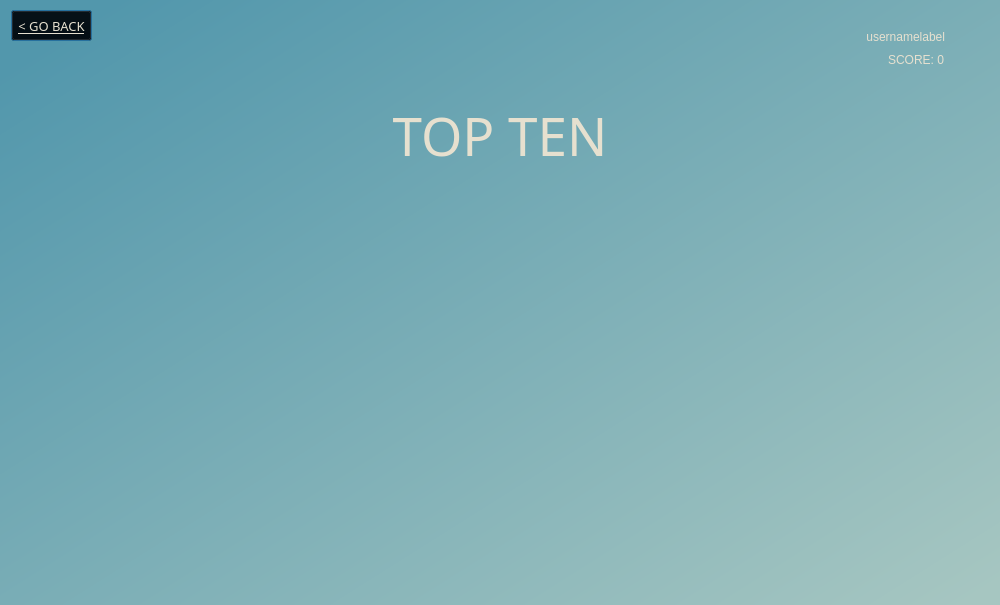
<?xml version="1.0" encoding="UTF-8"?>
<ui version="4.0">
 <class>Dialog</class>
 <widget class="QDialog" name="Dialog">
  <property name="geometry">
   <rect>
    <x>0</x>
    <y>0</y>
    <width>1000</width>
    <height>605</height>
   </rect>
  </property>
  <property name="windowTitle">
   <string>Dialog</string>
  </property>
  <widget class="QWidget" name="bgwidget" native="true">
   <property name="geometry">
    <rect>
     <x>0</x>
     <y>0</y>
     <width>1000</width>
     <height>611</height>
    </rect>
   </property>
   <property name="font">
    <font>
     <underline>false</underline>
    </font>
   </property>
   <property name="styleSheet">
    <string notr="true">QWidget#bgwidget{
background-color: qlineargradient(spread:pad, x1:0.0511364, y1:0.068, x2:0.813, y2:0.823864, stop:0 rgba(209, 107, 165, 255), stop:1 rgba(255, 255, 255, 255));
	background-color: qlineargradient(spread:pad, x1:0.142, y1:0.130818, x2:0.9375, y2:0.932, stop:0 rgba(10, 9, 16, 255), stop:1 rgba(73, 0, 126, 255));
	background-color: qlineargradient(spread:pad, x1:0.0454545, y1:0.125, x2:0.954545, y2:0.915, stop:0 rgba(186, 166, 165, 255), stop:1 rgba(222, 191, 181, 255));
	background-color: qlineargradient(spread:pad, x1:0.057, y1:0.0625, x2:0.988636, y2:0.96, stop:0 rgba(82, 151, 172, 255), stop:1 rgba(166, 198, 193, 255));
}
</string>
   </property>
   <widget class="QLabel" name="toptenlabel">
    <property name="geometry">
     <rect>
      <x>350</x>
      <y>100</y>
      <width>300</width>
      <height>71</height>
     </rect>
    </property>
    <property name="font">
     <font>
      <family>Century Gothic</family>
      <pointsize>40</pointsize>
      <weight>50</weight>
      <italic>false</italic>
      <bold>false</bold>
     </font>
    </property>
    <property name="styleSheet">
     <string notr="true">color: rgb(230, 224, 207);
font: 40pt &quot;Century Gothic&quot;;
</string>
    </property>
    <property name="text">
     <string>TOP TEN</string>
    </property>
    <property name="alignment">
     <set>Qt::AlignCenter</set>
    </property>
   </widget>
   <widget class="QLabel" name="usernamelabel">
    <property name="geometry">
     <rect>
      <x>745</x>
      <y>25</y>
      <width>200</width>
      <height>23</height>
     </rect>
    </property>
    <property name="styleSheet">
     <string notr="true">color: rgb(117, 104, 104);
font: 14pt &quot;MS Shell Dlg 2&quot;;
font: 14pt &quot;Century Gothic&quot;;
color: rgb(230, 224, 207);
</string>
    </property>
    <property name="text">
     <string>usernamelabel</string>
    </property>
    <property name="alignment">
     <set>Qt::AlignRight|Qt::AlignTrailing|Qt::AlignVCenter</set>
    </property>
   </widget>
   <widget class="QLabel" name="scorelabel">
    <property name="geometry">
     <rect>
      <x>744</x>
      <y>50</y>
      <width>200</width>
      <height>20</height>
     </rect>
    </property>
    <property name="styleSheet">
     <string notr="true">color: rgb(117, 104, 104);
font: 14pt &quot;MS Shell Dlg 2&quot;;
font: 13pt &quot;Century Gothic&quot;;
color: rgb(230, 224, 207);
</string>
    </property>
    <property name="text">
     <string>SCORE: 0</string>
    </property>
    <property name="alignment">
     <set>Qt::AlignRight|Qt::AlignTrailing|Qt::AlignVCenter</set>
    </property>
   </widget>
   <widget class="QPushButton" name="gobackbutton">
    <property name="geometry">
     <rect>
      <x>11</x>
      <y>10</y>
      <width>81</width>
      <height>31</height>
     </rect>
    </property>
    <property name="font">
     <font>
      <family>Century Gothic</family>
      <pointsize>10</pointsize>
      <weight>50</weight>
      <italic>false</italic>
      <bold>false</bold>
      <underline>true</underline>
     </font>
    </property>
    <property name="styleSheet">
     <string notr="true">color: rgb(230, 224, 207);
font: 10pt &quot;Century Gothic&quot;;
background-color:rgba(0,0,0,0);</string>
    </property>
    <property name="text">
     <string>&lt; GO BACK</string>
    </property>
   </widget>
   <widget class="QTableWidget" name="toptentable">
    <property name="geometry">
     <rect>
      <x>300</x>
      <y>198</y>
      <width>400</width>
      <height>302</height>
     </rect>
    </property>
    <property name="styleSheet">
     <string notr="true">background-color: rgba(0, 0, 0, 0);
alternate-background-color: rgba(255, 255, 255, 10);
gridline-color: rgb(230, 224, 207);
font: 16pt &quot;Century Gothic&quot;;
text-align: center;
color:rgb(222,191,181);
color:#efdfda;</string>
    </property>
    <property name="frameShape">
     <enum>QFrame::NoFrame</enum>
    </property>
    <property name="frameShadow">
     <enum>QFrame::Sunken</enum>
    </property>
    <property name="lineWidth">
     <number>1</number>
    </property>
    <property name="midLineWidth">
     <number>0</number>
    </property>
    <property name="editTriggers">
     <set>QAbstractItemView::NoEditTriggers</set>
    </property>
    <property name="alternatingRowColors">
     <bool>true</bool>
    </property>
    <property name="selectionMode">
     <enum>QAbstractItemView::NoSelection</enum>
    </property>
    <property name="textElideMode">
     <enum>Qt::ElideMiddle</enum>
    </property>
    <property name="showGrid">
     <bool>false</bool>
    </property>
    <property name="gridStyle">
     <enum>Qt::SolidLine</enum>
    </property>
    <property name="cornerButtonEnabled">
     <bool>false</bool>
    </property>
    <property name="rowCount">
     <number>0</number>
    </property>
    <property name="columnCount">
     <number>0</number>
    </property>
    <attribute name="horizontalHeaderVisible">
     <bool>false</bool>
    </attribute>
    <attribute name="horizontalHeaderMinimumSectionSize">
     <number>39</number>
    </attribute>
    <attribute name="verticalHeaderVisible">
     <bool>false</bool>
    </attribute>
    <attribute name="verticalHeaderMinimumSectionSize">
     <number>23</number>
    </attribute>
    <attribute name="verticalHeaderStretchLastSection">
     <bool>false</bool>
    </attribute>
   </widget>
   <widget class="QLabel" name="label">
    <property name="geometry">
     <rect>
      <x>465</x>
      <y>60</y>
      <width>70</width>
      <height>60</height>
     </rect>
    </property>
    <property name="styleSheet">
     <string notr="true"/>
    </property>
    <property name="text">
     <string/>
    </property>
    <property name="pixmap">
     <pixmap>../pictures/crown (1).png</pixmap>
    </property>
    <property name="scaledContents">
     <bool>true</bool>
    </property>
   </widget>
  </widget>
 </widget>
 <resources/>
 <connections/>
</ui>
